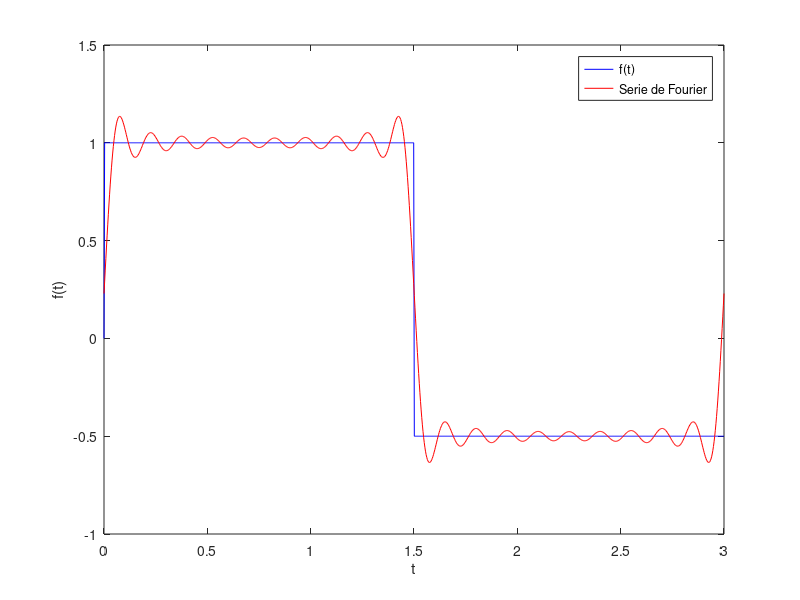

Write the MATLAB code that produced this figure.
function Tp52
    clc, clear
    Tp = 3;
    w = 2*pi/Tp;
    N = 1000;
    dt=(Tp-0)/(N-1); %Paso del tiempo
    t = 0:dt:Tp; % grafica hasta 3pi
    tg  = t;
    n = 20; % Número de términos de la serie de Fourier
    A=zeros(length(t),n);
    B=zeros(length(t),n);
    an=zeros(n,1);
    bn=zeros(n,1);
    a0=2/Tp*trapz(t,P(t));


% Calcula los coeficientes de la serie de Fourier
for j=1:n
  A(:,j)= P(t).*cos(w*j*t);
  B(:,j)= P(t).*sin(w*j*t);
   an(j)=2/Tp*trapz(t,A(:,j));
   bn(j)=2/Tp*trapz(t,B(:,j));
 end

fourier=zeros(length(tg),n+1);
for i=1:length(tg)
    fourier(i,1)=a0/2;
    for j=1:(n)
    fourier(i,j+1)=bn(j)*sin(tg(i)*w*j )+an(j)*cos(tg(i)*w*j );
    end
end

suma_fourier = a0/2*ones(size(tg));
for j = 1:n
    suma_fourier = suma_fourier + bn(j)*sin(w*j*tg) + an(j)*cos(w*j*tg);
end
    figure;
    plot(t, P(t), 'b', t, suma_fourier, 'r');
    legend('f(t)', 'Serie de Fourier');
    xlabel('t');
    ylabel('f(t)');
end

function y = P(t)
    Tp1 = 3;
    P0 = 1;
    y = P0 * sign(sin(2*pi*t/Tp1)) .* (sin(2*pi*t/Tp1)>0)  + P0/2 * sign(sin(2*pi*t/Tp1))  .* (sin(2*pi*t/Tp1)<0);
end











